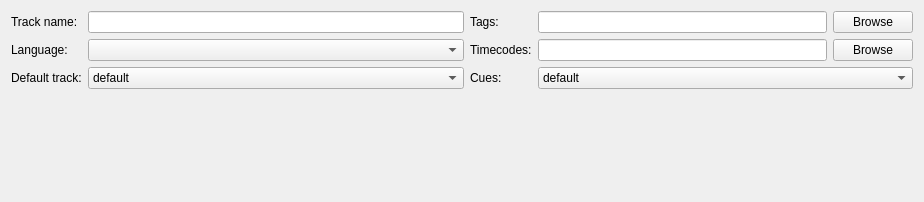
          <widget class="QWidget" name="tab_to_general" >
           <property name="geometry" >
            <rect>
             <x>0</x>
             <y>0</y>
             <width>924</width>
             <height>202</height>
            </rect>
           </property>
           <attribute name="title" >
            <string>General track options</string>
           </attribute>
           <layout class="QGridLayout" name="gridLayout_2" >
            <item row="0" column="0" >
             <widget class="QLabel" name="tl_track_name" >
              <property name="text" >
               <string>Track name:</string>
              </property>
              <property name="buddy" >
               <cstring>le_track_name</cstring>
              </property>
             </widget>
            </item>
            <item row="0" column="1" >
             <widget class="QLineEdit" name="le_track_name" />
            </item>
            <item row="0" column="2" >
             <widget class="QLabel" name="tl_tags" >
              <property name="text" >
               <string>Tags:</string>
              </property>
              <property name="buddy" >
               <cstring>le_tags</cstring>
              </property>
             </widget>
            </item>
            <item row="0" column="3" >
             <layout class="QHBoxLayout" name="horizontalLayout_2" >
              <item>
               <widget class="QLineEdit" name="le_tags" />
              </item>
              <item>
               <widget class="QPushButton" name="pb_browse_tags" >
                <property name="text" >
                 <string>Browse</string>
                </property>
               </widget>
              </item>
             </layout>
            </item>
            <item row="1" column="0" >
             <widget class="QLabel" name="tl_language" >
              <property name="text" >
               <string>Language:</string>
              </property>
              <property name="buddy" >
               <cstring>cob_language</cstring>
              </property>
             </widget>
            </item>
            <item row="1" column="1" >
             <widget class="QComboBox" name="cob_language" />
            </item>
            <item row="1" column="2" >
             <widget class="QLabel" name="tl_timecodes" >
              <property name="text" >
               <string>Timecodes:</string>
              </property>
              <property name="buddy" >
               <cstring>le_timecodes</cstring>
              </property>
             </widget>
            </item>
            <item row="1" column="3" >
             <layout class="QHBoxLayout" name="horizontalLayout_3" >
              <item>
               <widget class="QLineEdit" name="le_timecodes" />
              </item>
              <item>
               <widget class="QPushButton" name="pb_browse_timecodes" >
                <property name="text" >
                 <string>Browse</string>
                </property>
               </widget>
              </item>
             </layout>
            </item>
            <item row="2" column="0" >
             <widget class="QLabel" name="label" >
              <property name="text" >
               <string>Default track:</string>
              </property>
              <property name="buddy" >
               <cstring>cob_default_track</cstring>
              </property>
             </widget>
            </item>
            <item row="2" column="1" >
             <widget class="QComboBox" name="cob_default_track" >
              <item>
               <property name="text" >
                <string>default</string>
               </property>
              </item>
              <item>
               <property name="text" >
                <string>yes</string>
               </property>
              </item>
              <item>
               <property name="text" >
                <string>no</string>
               </property>
              </item>
             </widget>
            </item>
            <item row="2" column="2" >
             <widget class="QLabel" name="tl_cues" >
              <property name="text" >
               <string>Cues:</string>
              </property>
              <property name="buddy" >
               <cstring>cob_cues</cstring>
              </property>
             </widget>
            </item>
            <item row="2" column="3" >
             <widget class="QComboBox" name="cob_cues" >
              <item>
               <property name="text" >
                <string>default</string>
               </property>
              </item>
              <item>
               <property name="text" >
                <string>only for I frames</string>
               </property>
              </item>
              <item>
               <property name="text" >
                <string>for all frames</string>
               </property>
              </item>
              <item>
               <property name="text" >
                <string>none</string>
               </property>
              </item>
             </widget>
            </item>
            <item row="3" column="0" >
             <spacer name="verticalSpacer" >
              <property name="orientation" >
               <enum>Qt::Vertical</enum>
              </property>
              <property name="sizeHint" stdset="0" >
               <size>
                <width>20</width>
                <height>79</height>
               </size>
              </property>
             </spacer>
            </item>
            <item row="3" column="1" >
             <spacer name="verticalSpacer_2" >
              <property name="orientation" >
               <enum>Qt::Vertical</enum>
              </property>
              <property name="sizeHint" stdset="0" >
               <size>
                <width>20</width>
                <height>79</height>
               </size>
              </property>
             </spacer>
            </item>
            <item row="3" column="2" >
             <spacer name="verticalSpacer_3" >
              <property name="orientation" >
               <enum>Qt::Vertical</enum>
              </property>
              <property name="sizeHint" stdset="0" >
               <size>
                <width>20</width>
                <height>79</height>
               </size>
              </property>
             </spacer>
            </item>
            <item row="3" column="3" >
             <spacer name="verticalSpacer_4" >
              <property name="orientation" >
               <enum>Qt::Vertical</enum>
              </property>
              <property name="sizeHint" stdset="0" >
               <size>
                <width>20</width>
                <height>79</height>
               </size>
              </property>
             </spacer>
            </item>
           </layout>
          </widget>
